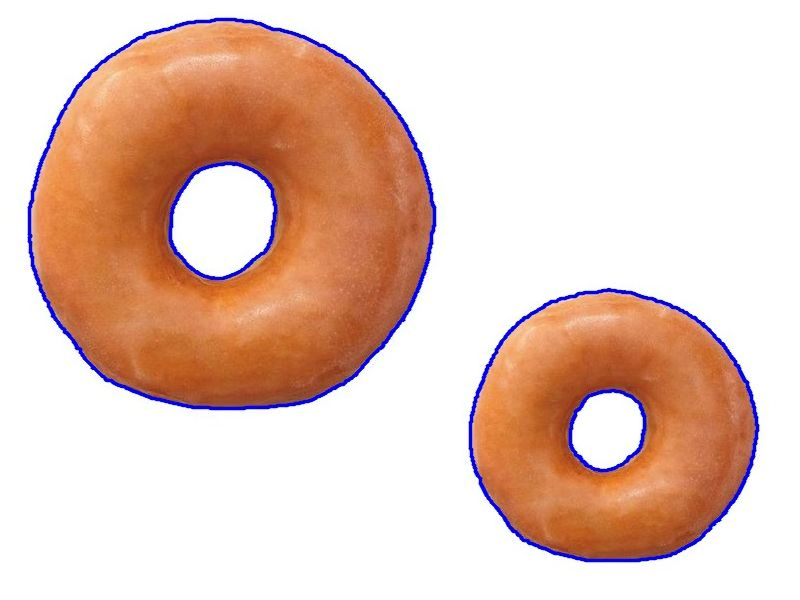
#> input picture Other/p3_.jpg, 800 x 600 px, given in place of the camera
$ python Counturs.py
#> lines starting #> are read from the running program, lines starting #| are printed output that depends on the picture; after the words box and inside, x2 and y2 are one past the last pixel; in counts of white or black regions, pixels touching at a corner belong together
#> further down, frame is the input picture: shape (600, 800, 3); mean B, G, R 189.6, 202.1, 231.3
### ColorConvert.py
import cv2
import numpy


# bottom_hsv = numpy.array([42, 30, 17])
# top_hsv = numpy.array([93, 234, 146])
def ColorConvert(__image, __bottom_hsv, __top_hsv, __kernel, __counturColor, __counturWidth):
    # Kernel
#> called with __bottom_hsv = array of shape (3,), __top_hsv = array of shape (3,), __kernel = 4, __counturColor = (0, 255, 0), __counturWidth = 2
    open_kern = numpy.ones((__kernel, __kernel), numpy.uint8)

    hsv = cv2.cvtColor(__image, cv2.COLOR_BGR2HSV)
#> hsv: shape (600, 800, 3); mean H, S, V 12.9, 63.9, 235.1

    __percolator = cv2.inRange(hsv, __bottom_hsv, __top_hsv)
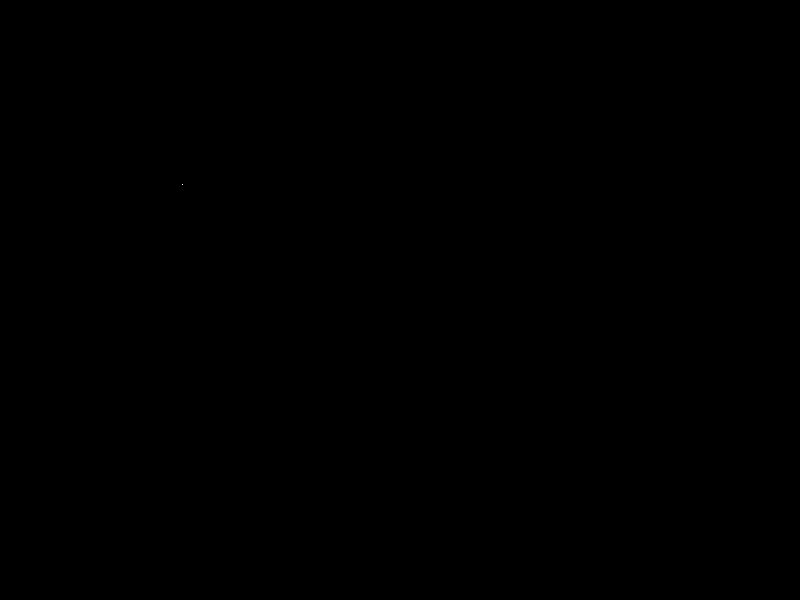
#> __percolator: shape (600, 800); 0% white in thin lines or dots, all inside (x1, y1, x2, y2) = (182, 184, 183, 185)
    _percolator = cv2.morphologyEx(__percolator, cv2.MORPH_OPEN, open_kern, iterations=2)
#> _percolator: shape (600, 800); every value is 0
    percolator = cv2.morphologyEx(_percolator, cv2.MORPH_CLOSE, open_kern)

    contours, hierarchy = cv2.findContours(percolator, cv2.RETR_EXTERNAL, cv2.CHAIN_APPROX_SIMPLE)
#> contours = []
    cv2.drawContours(__image, contours, -1, __counturColor, __counturWidth, cv2.LINE_AA, hierarchy, 1)

    return contours, hierarchy

### Other/Counturs.py
import numpy
import cv2 as cv

from Variables import *
from ColorConvert import ColorConvert

# bottom_hsv = numpy.array([42, 30, 17])
# top_hsv = numpy.array([93, 234, 146])

capture = cv.VideoCapture(0)

while (True):

    # Frame Acquisition
    availability = False
    availability, frame = capture.read()

    percolator,contours = ColorConvert(frame, bottom_hsv, top_hsv, kernel, counturColor, counturWidth)
#> percolator = []


    #contours, hierarchy = cv.findContours(percolator.copy(), cv.RETR_TREE, cv.CHAIN_APPROX_SIMPLE)

#> (the run stopped early here; a loop or call above may not have finished)
